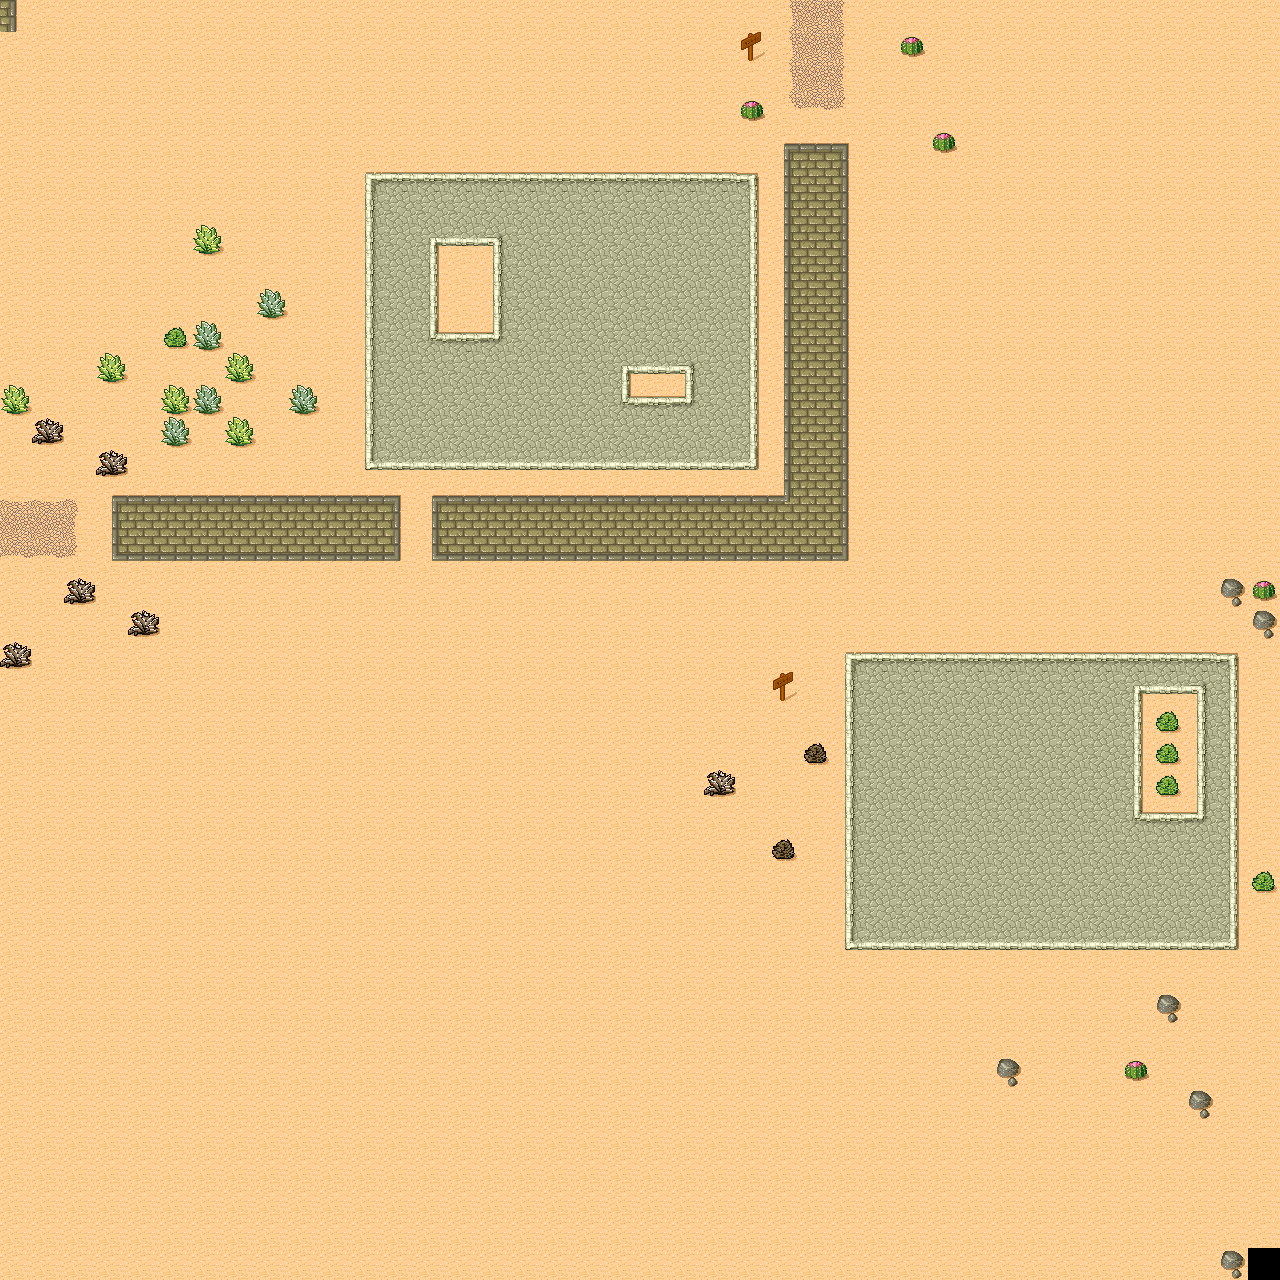

This is a level from a 2D game, rendered from its Tiled map with the project's own tilesets. A one-line summary and the complete map file follow:
An orthogonal 40x40 tile map with 32x32 px tiles, 1 tile layer (Ground).

<map version="1.0" orientation="orthogonal" width="40" height="40" tilewidth="32" tileheight="32">
 <tileset firstgid="1" name="Desert" tilewidth="32" tileheight="32" spacing="1" margin="1">
  <image source="tmw_desert_spacing.png" width="265" height="199" />
 </tileset>
 <layer name="Ground" width="40" height="40">
  <data encoding="csv">
11,30,30,30,30,30,30,30,30,30,30,30,30,30,30,30,30,30,30,30,30,30,30,30,14,15,16,30,30,30,30,30,30,30,30,30,30,30,30,30,
30,30,30,30,30,30,30,30,30,30,30,30,30,30,30,30,30,30,30,30,30,30,30,46,14,15,16,30,31,30,30,30,30,30,30,30,30,30,30,30,
30,30,30,30,30,30,30,30,30,30,30,30,30,30,30,30,30,30,30,30,30,30,30,30,14,15,16,30,30,30,30,30,30,30,30,30,30,30,30,30,
30,30,30,30,30,30,30,30,30,30,30,30,30,30,30,30,30,30,30,30,30,30,30,31,22,23,24,30,30,30,30,30,30,30,30,30,30,30,30,30,
30,30,30,30,30,30,30,30,30,30,30,30,30,30,30,30,30,30,30,30,30,30,30,30,1,2,3,30,30,31,30,30,30,30,30,30,30,30,30,30,
30,30,30,30,30,30,30,30,30,30,30,25,26,26,26,26,26,26,26,26,26,26,26,27,9,10,11,30,30,30,30,30,30,30,30,30,30,30,30,30,
30,30,30,30,30,30,30,30,30,30,30,33,34,34,34,34,34,34,34,34,34,34,34,35,9,10,11,30,30,30,30,30,30,30,30,30,30,30,30,30,
30,30,30,30,30,30,40,30,30,30,30,33,34,36,42,37,34,34,34,34,34,34,34,35,9,10,11,30,30,30,30,30,30,30,30,30,30,30,30,30,
30,30,30,30,30,30,30,30,30,30,30,33,34,35,30,33,34,34,34,34,34,34,34,35,9,10,11,30,30,30,30,30,30,30,30,30,30,30,30,30,
30,30,30,30,30,30,30,30,38,30,30,33,34,35,30,33,34,34,34,34,34,34,34,35,9,10,11,30,30,30,30,30,30,30,30,30,30,30,30,30,
30,30,30,30,30,48,38,30,30,30,30,33,34,44,26,45,34,34,34,34,34,34,34,35,9,10,11,30,30,30,30,30,30,30,30,30,30,30,30,30,
30,30,30,40,30,30,30,40,30,30,30,33,34,34,34,34,34,34,34,36,42,37,34,35,9,10,11,30,30,30,30,30,30,30,30,30,30,30,30,30,
40,30,30,30,30,40,38,30,30,38,30,33,34,34,34,34,34,34,34,44,26,45,34,35,9,10,11,30,30,30,30,30,30,30,30,30,30,30,30,30,
30,39,30,30,30,38,30,40,30,30,30,33,34,34,34,34,34,34,34,34,34,34,34,35,9,10,11,30,30,30,30,30,30,30,30,30,30,30,30,30,
30,30,30,39,30,30,30,30,30,30,30,41,42,42,42,42,42,42,42,42,42,42,42,43,9,10,11,30,30,30,30,30,30,30,30,30,30,30,30,30,
7,7,8,1,2,2,2,2,2,2,2,2,3,1,2,2,2,2,2,2,2,2,2,2,29,10,11,30,30,30,30,30,30,30,30,30,30,30,30,30,
15,15,16,9,10,10,10,10,10,10,10,10,11,9,10,10,10,10,10,10,10,10,10,10,10,10,11,30,30,30,30,30,30,30,30,30,30,30,30,30,
23,23,24,17,18,18,18,18,18,18,18,18,19,17,18,18,18,18,18,18,18,18,18,18,18,18,19,30,30,30,30,30,30,30,30,30,30,30,30,30,
30,30,39,30,30,30,30,30,30,30,30,30,30,30,30,30,30,30,30,30,30,30,30,30,30,30,30,30,30,30,30,30,30,30,30,30,30,30,32,31,
30,30,30,30,39,30,30,30,30,30,30,30,30,30,30,30,30,30,30,30,30,30,30,30,30,30,30,30,30,30,30,30,30,30,30,30,30,30,30,32,
39,30,30,30,30,30,30,30,30,30,30,30,30,30,30,30,30,30,30,30,30,30,30,30,30,30,25,26,26,26,26,26,26,26,26,26,26,26,27,30,
30,30,30,30,30,30,30,30,30,30,30,30,30,30,30,30,30,30,30,30,30,30,30,30,46,30,33,34,34,34,34,34,34,34,34,36,42,37,35,30,
30,30,30,30,30,30,30,30,30,30,30,30,30,30,30,30,30,30,30,30,30,30,30,30,30,30,33,34,34,34,34,34,34,34,34,35,48,33,35,30,
30,30,30,30,30,30,30,30,30,30,30,30,30,30,30,30,30,30,30,30,30,30,30,30,30,47,33,34,34,34,34,34,34,34,34,35,48,33,35,30,
30,30,30,30,30,30,30,30,30,30,30,30,30,30,30,30,30,30,30,30,30,30,39,30,30,30,33,34,34,34,34,34,34,34,34,35,48,33,35,30,
30,30,30,30,30,30,30,30,30,30,30,30,30,30,30,30,30,30,30,30,30,30,30,30,30,30,33,34,34,34,34,34,34,34,34,44,26,45,35,30,
30,30,30,30,30,30,30,30,30,30,30,30,30,30,30,30,30,30,30,30,30,30,30,30,47,30,33,34,34,34,34,34,34,34,34,34,34,34,35,30,
30,30,30,30,30,30,30,30,30,30,30,30,30,30,30,30,30,30,30,30,30,30,30,30,30,30,33,34,34,34,34,34,34,34,34,34,34,34,35,48,
30,30,30,30,30,30,30,30,30,30,30,30,30,30,30,30,30,30,30,30,30,30,30,30,30,30,33,34,34,34,34,34,34,34,34,34,34,34,35,30,
30,30,30,30,30,30,30,30,30,30,30,30,30,30,30,30,30,30,30,30,30,30,30,30,30,30,41,42,42,42,42,42,42,42,42,42,42,42,43,30,
30,30,30,30,30,30,30,30,30,30,30,30,30,30,30,30,30,30,30,30,30,30,30,30,30,30,30,30,30,30,30,30,30,30,30,30,30,30,30,30,
30,30,30,30,30,30,30,30,30,30,30,30,30,30,30,30,30,30,30,30,30,30,30,30,30,30,30,30,30,30,30,30,30,30,30,30,32,30,30,30,
30,30,30,30,30,30,30,30,30,30,30,30,30,30,30,30,30,30,30,30,30,30,30,30,30,30,30,30,30,30,30,30,30,30,30,30,30,30,30,30,
30,30,30,30,30,30,30,30,30,30,30,30,30,30,30,30,30,30,30,30,30,30,30,30,30,30,30,30,30,30,30,32,30,30,30,31,30,30,30,30,
30,30,30,30,30,30,30,30,30,30,30,30,30,30,30,30,30,30,30,30,30,30,30,30,30,30,30,30,30,30,30,30,30,30,30,30,30,32,30,30,
30,30,30,30,30,30,30,30,30,30,30,30,30,30,30,30,30,30,30,30,30,30,30,30,30,30,30,30,30,30,30,30,30,30,30,30,30,30,30,30,
30,30,30,30,30,30,30,30,30,30,30,30,30,30,30,30,30,30,30,30,30,30,30,30,30,30,30,30,30,30,30,30,30,30,30,30,30,30,30,30,
30,30,30,30,30,30,30,30,30,30,30,30,30,30,30,30,30,30,30,30,30,30,30,30,30,30,30,30,30,30,30,30,30,30,30,30,30,30,30,30,
30,30,30,30,30,30,30,30,30,30,30,30,30,30,30,30,30,30,30,30,30,30,30,30,30,30,30,30,30,30,30,30,30,30,30,30,30,30,30,30,
30,30,30,30,30,30,30,30,30,30,30,30,30,30,30,30,30,30,30,30,30,30,30,30,30,30,30,30,30,30,30,30,30,30,30,30,30,30,32,1110
</data>
 </layer>
</map>
